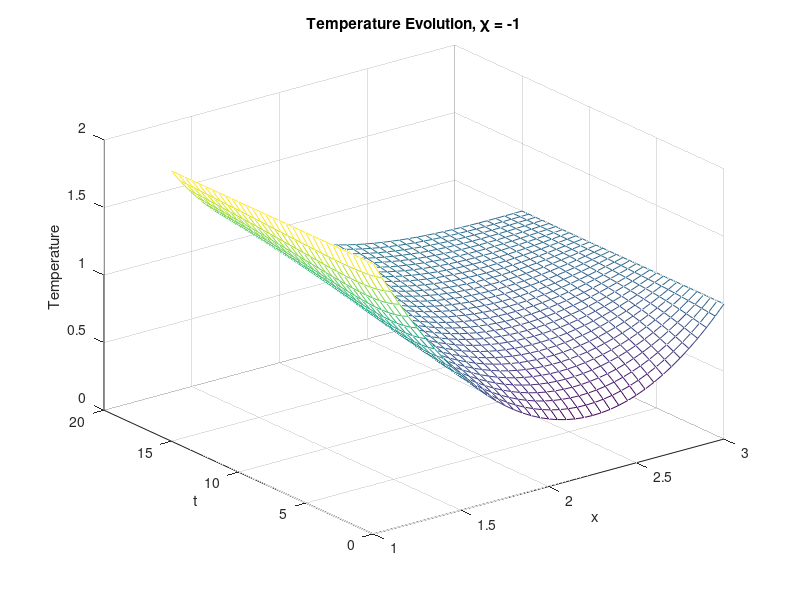
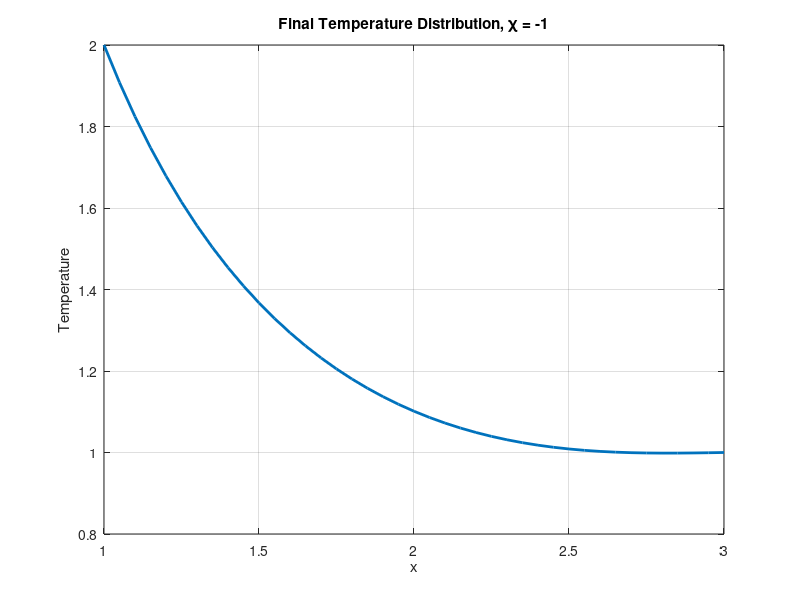
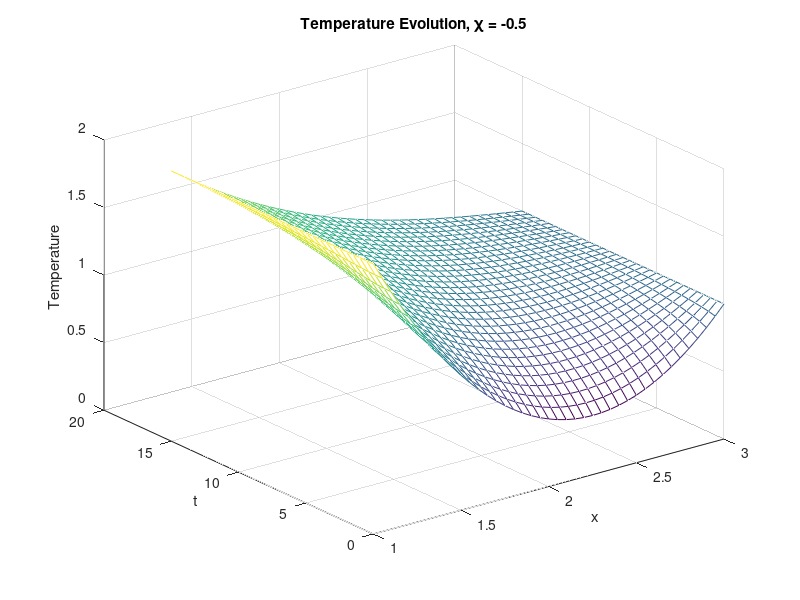
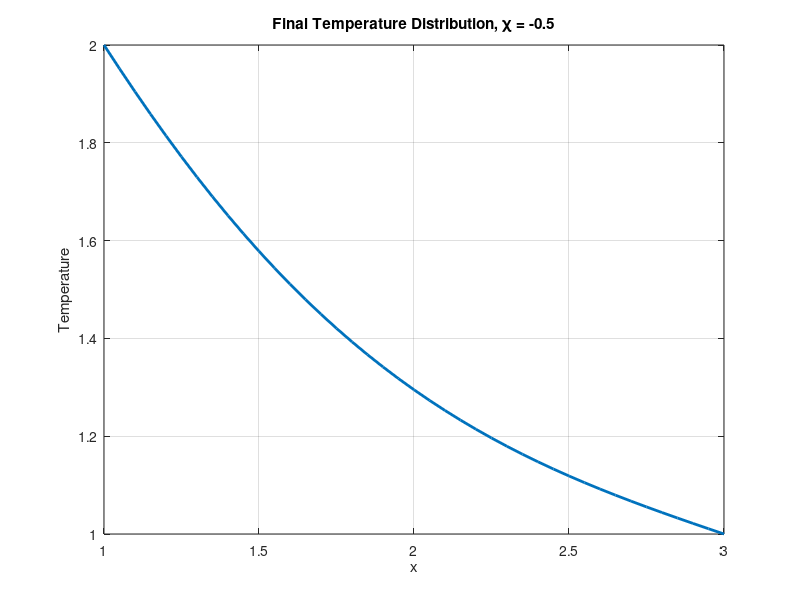

Write the MATLAB code that produced these figures, in order.
function temperature_plots_same_as_paper()  

clear; clc; close all; 

% --- Parameters (as used in the paper's numerical example)
rho = 1; Cp = 1; kappa0 = 0.1; 
chi_values = [-1.0 -0.5 0 0.5 1.0]; 

a = 1; b = 3; N = 41; h = (b-a)/(N-1); 

tEnd = 15; M = 31; tau = tEnd/(M-1); 

alpha = 2; % u(a,t)
beta  = 1; % u(b,t)

% --- Grid + initial condition (same form as paper) 
x = zeros(N,1); 
u0 = zeros(N,1); 
for i = 1:N
    x(i) = a + (i-1)*h; 
    u0(i) = 2 - (x(i)-1)/2 + (x(i)-1)*(x(i)-3); 
end 

t = zeros(M,1); 
for n = 1:M
    t(n) = (n-1)*tau; 
end 

% --- Newton settings (paper uses eps < 1e-4 stopping metric)
tol = 1e-4; 
maxIt = 50; % safety guard

A = rho*Cp/tau; 

for c = 1:length(chi_values) 
    chi = chi_values(c); 

    % Solution storage U(i,n) 
    U = zeros(N,M); 
    U(:,1) = u0; 

    % Arrays for Newton system 
    u     = zeros(N,1); 
    u_1   = zeros(N,1); 
    uNext = zeros(N,1); 
    G     = zeros(N,1); 
    L     = zeros(N,N); 

    % Boundary Jacobian rows 
    L(1,1) = 1; 
    L(N,N) = 1; 

    % ---- Time stepping ---- 
    for n = 2:M 
        % Initial guess u^(0) = u^{n-1} 
        u   = U(:,n-1); 
        u_1 = U(:,n-1); 

        eps = 1; 
        it = 0; 

        % ---- Newton iterations ---- 
        while (eps > tol) && (it < maxIt) 
            it = it + 1; 

            % Boundary residuals (Dirichlet) 
            G(1) = u(1) - alpha; 
            G(N) = u(N) - beta; 

            % Interior equations 
            for i = 2:N-1 
                % k(u) = k0 * exp(chi*u) 
                k  = kappa0 * exp(chi*u(i)); 
                Dk = chi*k; 
                D2k = chi*Dk;  % chi^2*k 

                % v = (u_{i+1} - u_{i-1})/(2h) 
                v = (u(i+1) - u(i-1)) / (2*h); 

                % phi and f (paper appendix) 
                phi = A*(u(i) - u_1(i)) - Dk*v*v; 
                f   = phi / k; 

                % p and q (paper appendix) 
                q = (-f*Dk + A - D2k*v*v) / k; 
                p = -2*Dk*v / k; 

                % Residual G_i (FDM form) 
                G(i) = u(i+1) - 2*u(i) + u(i-1) - h*h*f; 

                % Jacobian entries 
                L(i,i-1) = 1 + 0.5*h*p; 
                L(i,i)   = -2 - h*h*q; 
                L(i,i+1) = 1 - 0.5*h*p; 
            end 

            % Newton update: uNext = u - L^{-1} G 
            uNext = u - L\G; 

            % Paper stopping metric: 
            eps = sqrt(h * (uNext - u)' * (uNext - u)); 

            u = uNext; 
        end 

        if it == maxIt 
            warning('Newton hit maxIt for chi=%g at time step n=%d (t=%g). eps=%g', ...
                chi, n, t(n), eps);
        end 

        U(:,n) = u; 
    end 

    % ---- Plots ---- 
    figure; 
    mesh(x, t, U'); 
    xlabel('x'); ylabel('t'); zlabel('Temperature'); 
    title(['Temperature Evolution, \chi = ', num2str(chi)]); 

    figure; 
    plot(x, U(:,end), 'LineWidth', 2); 
    grid on; 
    xlabel('x'); ylabel('Temperature'); 
    title(['Final Temperature Distribution, \chi = ', num2str(chi)]); 
end 

end
